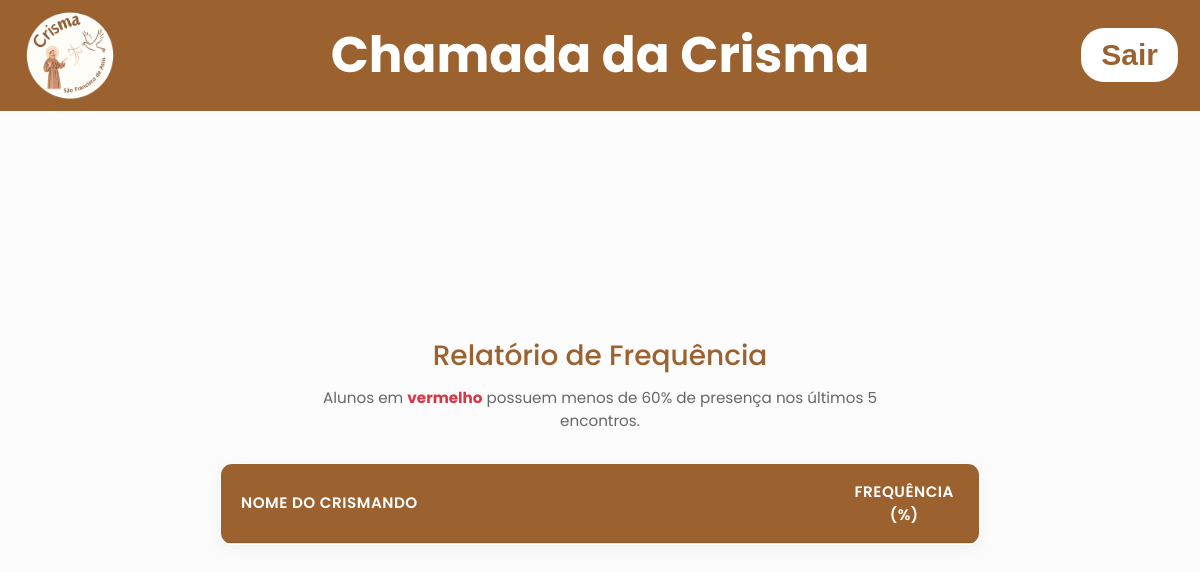
Before: /frequency (signed in) with the older database file.
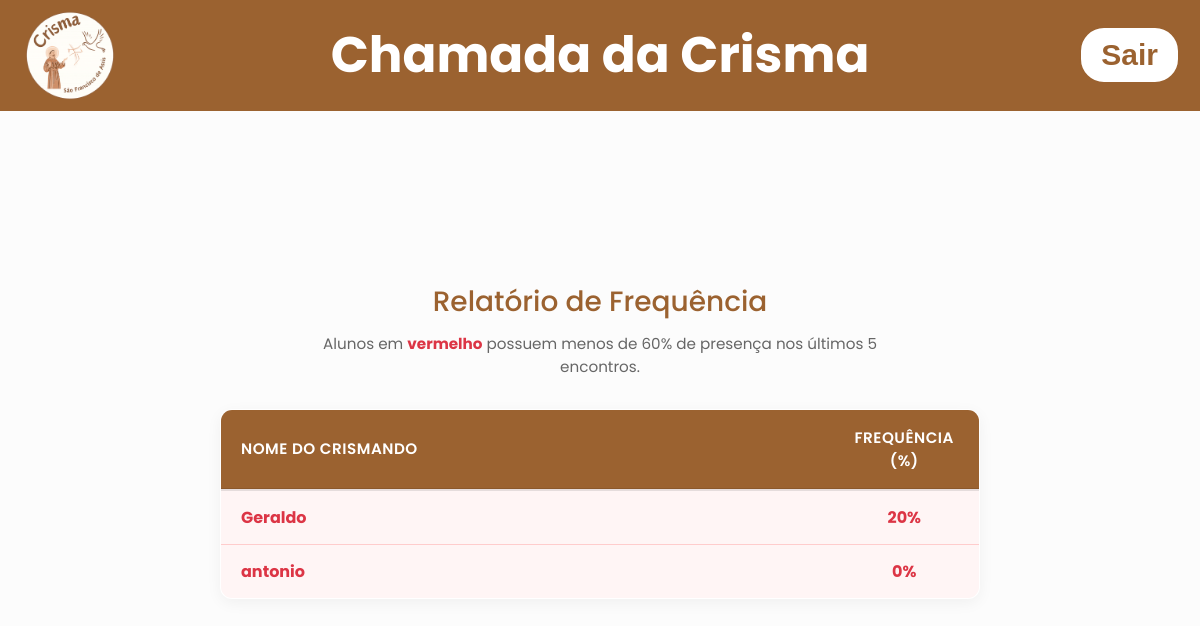
After: the same page with the newer database file.
### tables this page shows
CREATE TABLE crismandos (
    id INTEGER PRIMARY KEY AUTOINCREMENT,
    name TEXT UNIQUE NOT NULL,
    turma_id INTEGER NOT NULL,
    created_at TEXT DEFAULT CURRENT_TIMESTAMP,
    FOREIGN KEY (turma_id) REFERENCES turmas(id)
);

### app.py (the view)
@app.get("/frequency")
def frequency_report():
    if 'loged_user' not in session:
        return render_template('index.html')
    conn = get_conn()
    cur = conn.cursor()
    cur.execute("SELECT id FROM meetings ORDER BY meeting_date DESC LIMIT 5")
    encontros = cur.fetchall()
    lista_ids = [e['id'] for e in encontros]
    total_encontros = len(lista_ids)
    cur.execute("SELECT id, name FROM crismandos")
    todos_crismandos = cur.fetchall()
    relatorio = []
    for aluno in todos_crismandos:
        presencas = 0
        for id_encontro in lista_ids:
            cur.execute("SELECT status FROM attendance WHERE crismando_id = ? AND meeting_id = ?",
                        (aluno['id'], id_encontro))
            resultado = cur.fetchone()
            if resultado and resultado['status'] == 0:
                presencas += 1
        if total_encontros > 0:
            porcentagem = (presencas / total_encontros) * 100
        else:
            porcentagem = 0
        relatorio.append({
            'nome': aluno['name'],
            'percentual': int(porcentagem) # int() remove as casas decimais
        })
    conn.close()
    return render_template('frequency.html', report=relatorio)

### app.py (called while the page is built)
def get_conn():
    conn = sqlite3.connect("data/dataBase.db")
    conn.row_factory = sqlite3.Row
    return conn

### templates/frequency.html (shortened to what this page needs)
<!DOCTYPE html>
<html lang="pt-br">
<head>
    <link
      rel="stylesheet"
      href="{{url_for('static', filename='css/stylehomepage.css')}}"
    />
    <link
      rel="stylesheet"
      href="{{url_for('static', filename='css/stylefrequency.css')}}"
    />
</head>
<body>
    <header>
      <div class="header-left">
        <img
          src="{{url_for('static', filename='images/logocrismamaior.png')}}"
          alt="Logo da crisma"
          class="logo"
        />
        <h1 class="title-center" onclick="window.location.href='/homepage'" >Chamada da Crisma</h1>
      </div>
      <form action="{{url_for('logout_user')}}" method="post">
        <button class="button-logout">Sair</button>
      </form>
    </header>
    <div class="container-principal">
     <h1>Relatório de Frequência</h1>
        <p>Alunos em <strong>vermelho</strong> possuem menos de 60% de presença nos últimos 5 encontros.</p>
        <table>
            <thead>
                <tr>
                    <th>Nome do Crismando</th>
                    <th>Frequência (%)</th>
                </tr>
            </thead>
            <tbody>
                {% for aluno in report %}
                <tr>
                    <td class="{{ 'baixa-frequencia' if aluno.percentual < 60 else '' }}">
                        {{ aluno.nome }}
                    </td>
                    <td class="{{ 'baixa-frequencia' if aluno.percentual < 60 else '' }}">
                        {{ aluno.percentual }}%
                    </td>
                </tr>
                {% endfor %}
            </tbody>
        </table>
    </div>
</body>
</html>

Changed rows visible on the page:
added crismandos: nome "Geraldo", percentual "20"
added crismandos: nome "antonio", percentual "0"
